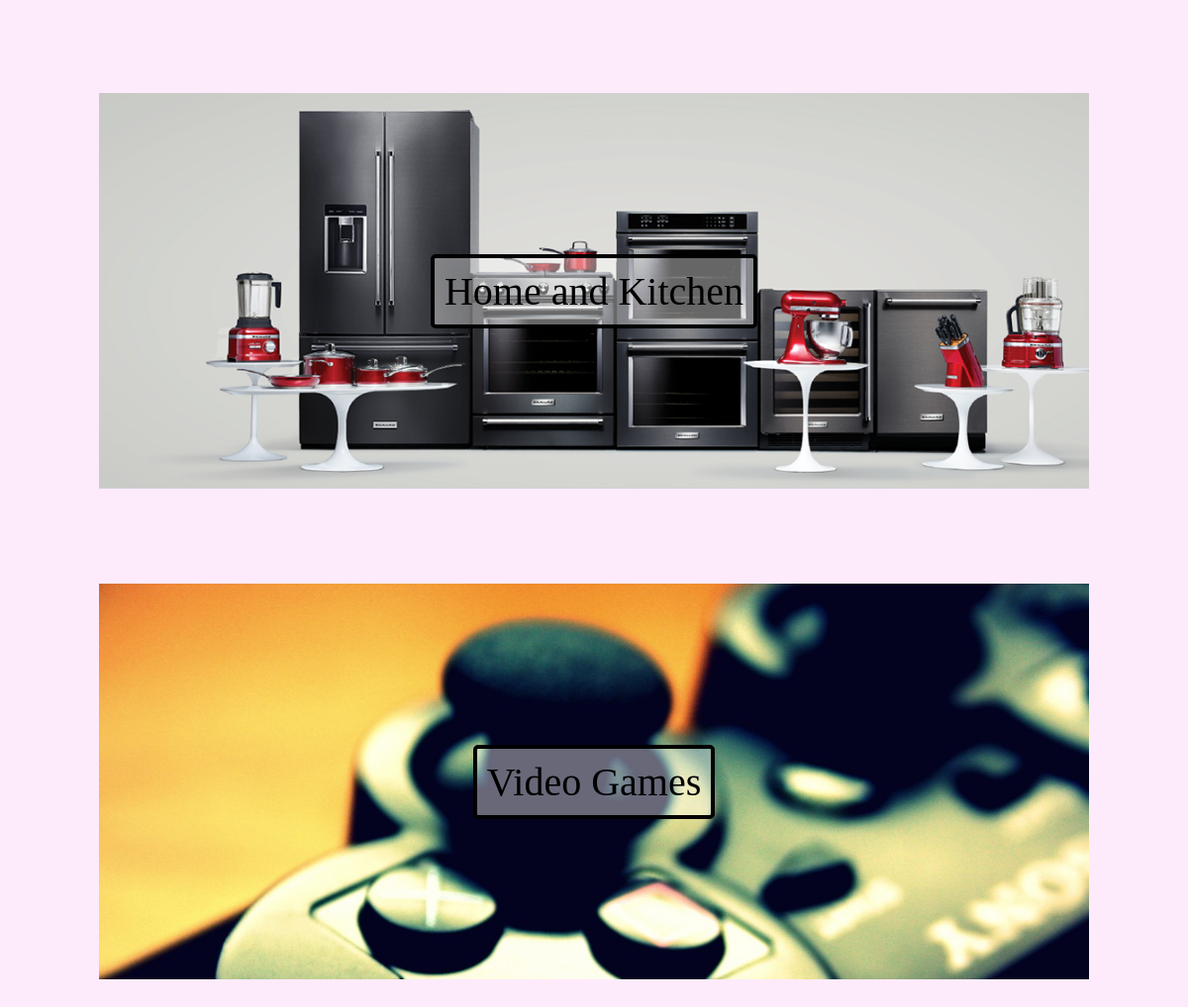
Before: / (lower part) with the older database file.
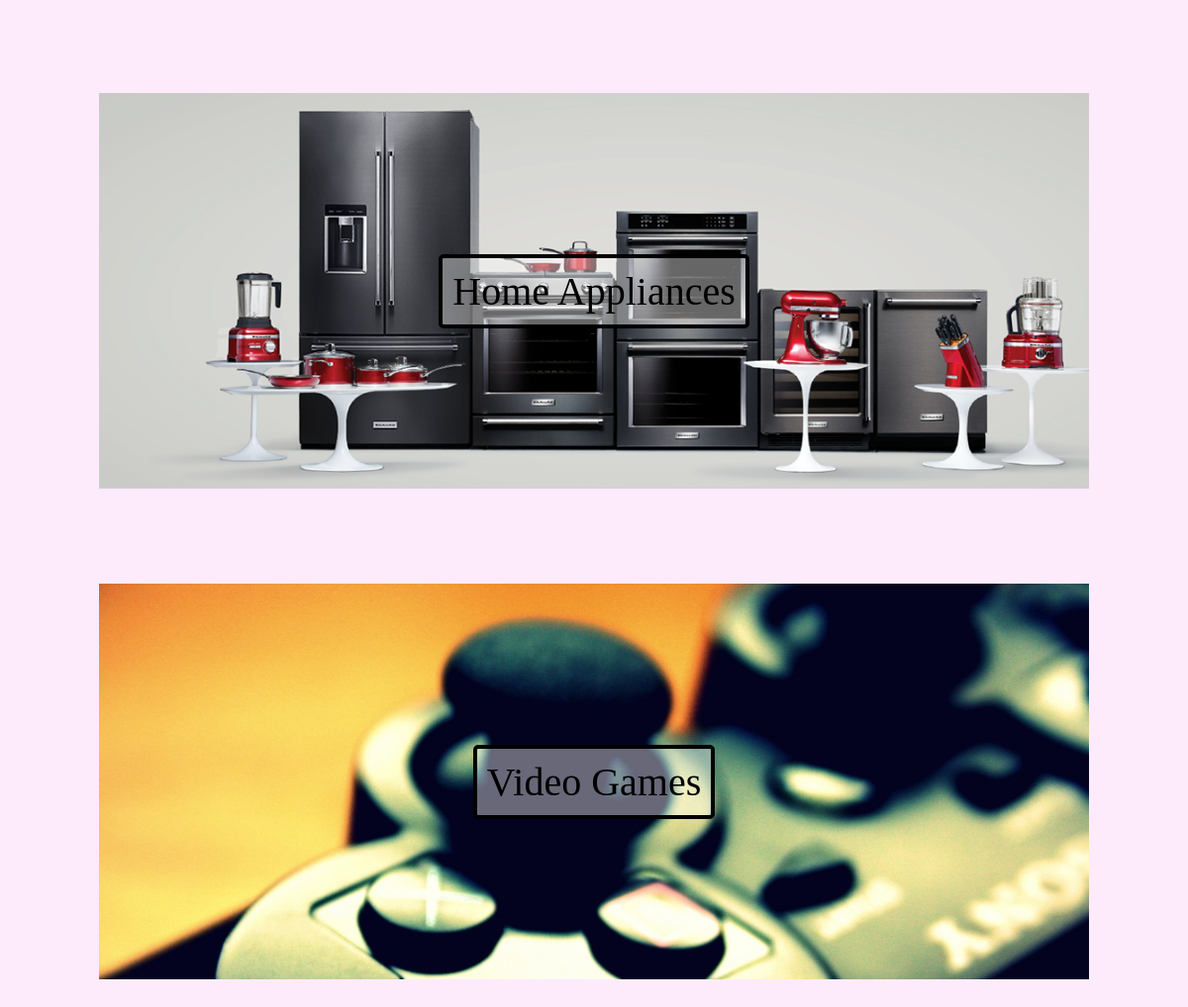
After: the same page with the newer database file.
### store/models.py (models this page shows, shortened)
class Category(models.Model):
    name = models.CharField(max_length=20)
    image = models.ImageField(upload_to='uploads/product_images/',blank=True)
    @staticmethod
    def get_all_categories():
        return Category.objects.all()

### store/views.py (the view)
# urls.py: 2. Add a URL to urlpatterns:  path('', views.home, name='home')
def home(request):
    products = Product.get_all_products()
    categories = Category.get_all_categories()
    data = {}
    data['products'] = products
    data['categories'] = categories
    return render(request,'home.html',data)

### store/models.py (called while the page is built)
    @staticmethod
    def get_all_products():
        return Product.objects.all()

### store/templates/home.html (shortened to what this page needs)
{% extends 'base.html' %}
{% block home %}
   {% for category in categories %}
        <div  class="home" style="background-image:url({{category.image.url}} )">
        <a class="category-name" href="product/?category={{category.id}}">
            <div>
                <p >{{category.name}}</p>
            </div>
        </a>
        </div>
        {% endfor %}
{% endblock %}

Changed rows visible on the page:
changed Category: name "Home and Kitchen" → "Home Appliances"
